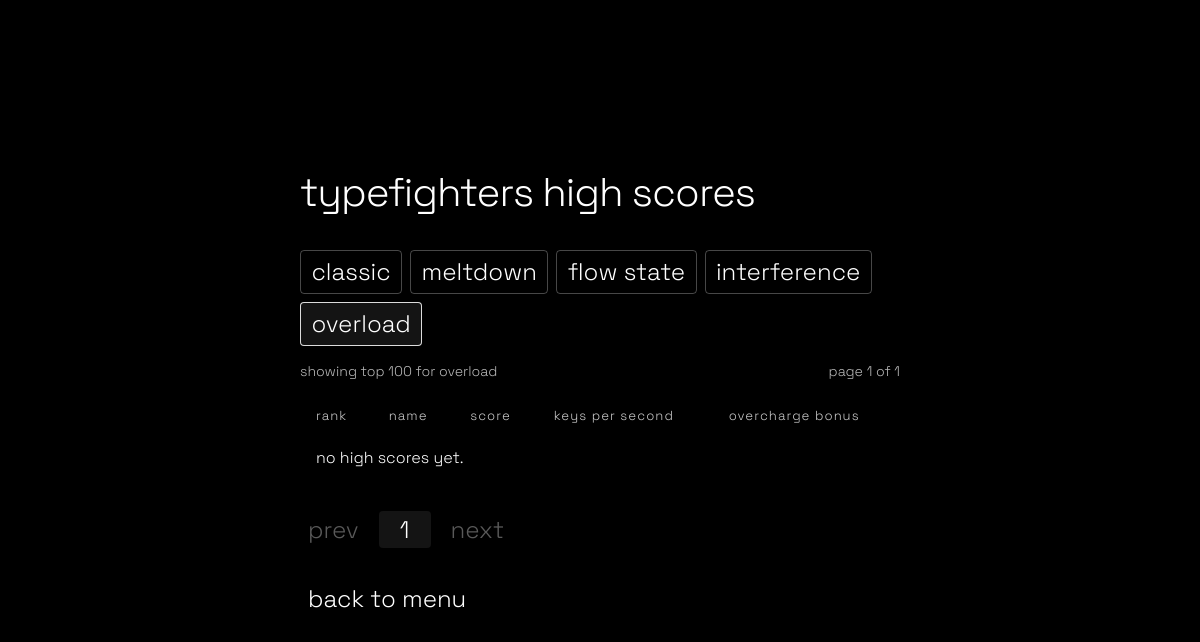
The page /highscores?mode=overload&page=1 on the database as committed earlier.
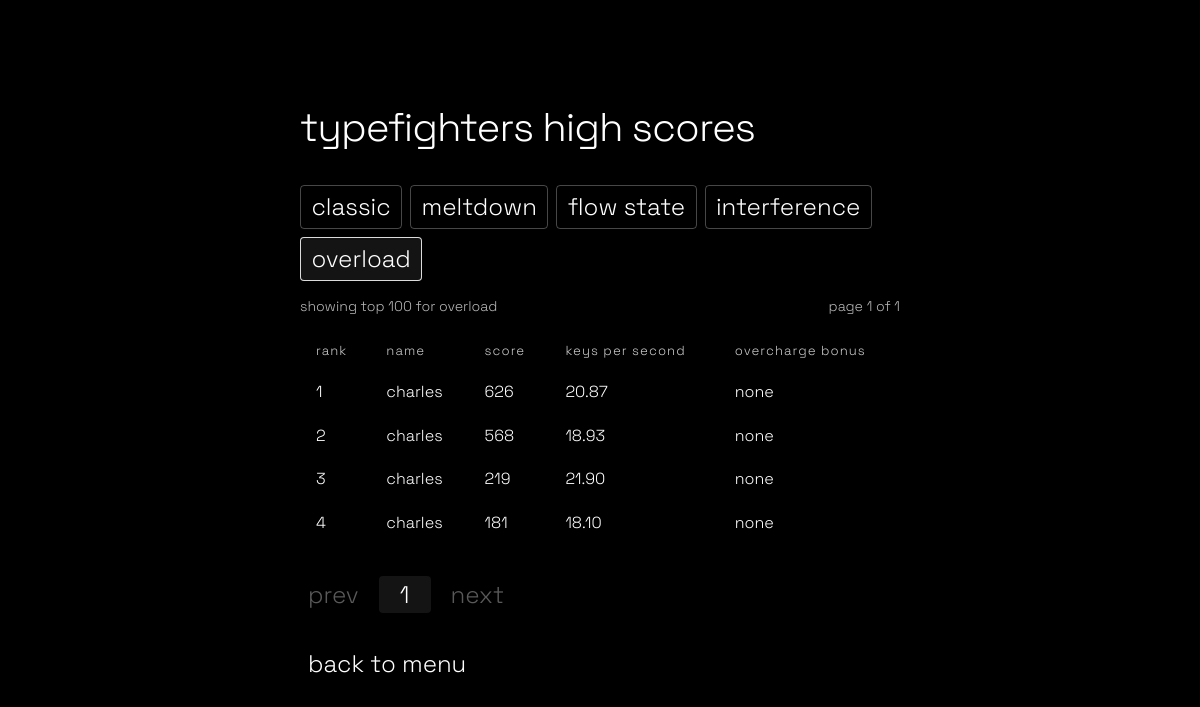
The same page on the database as committed later.
### models.py (models this page shows, shortened)
class HighScore(db.Model):
    id = db.Column(db.Integer, primary_key=True)
    name = db.Column(db.String(50), nullable=False)
    game_mode = db.Column(db.String(20), nullable=False, default='Classic')
    score = db.Column(db.Integer, nullable=False)
    avg_speed = db.Column(db.Float, nullable=False)
    words_typed = db.Column(db.Integer, nullable=False)
    final_stats_json = db.Column(db.Text, nullable=False, default='[]')
    created_at = db.Column(db.DateTime, default=datetime.utcnow)

### app.py (the view)
@app.route('/highscores')
def highscores():
    mode_tabs = [
        ('classic', 'Classic'),
        ('meltdown', 'Meltdown'),
        ('flow-state', 'Flow State'),
        ('interference', 'Interference'),
        ('overload', 'Overload')
    ]
    selected_mode = (request.args.get('mode') or 'classic').strip().lower()
    if selected_mode not in {slug for slug, _ in mode_tabs}:
        selected_mode = 'classic'
    page = _coerce_int(request.args.get('page'), 1)
    if page < 1:
        page = 1
    query = HighScore.query.filter(HighScore.game_mode == MODE_LABEL_MAP[selected_mode])
    all_scores = query.order_by(HighScore.score.desc(), HighScore.created_at.desc()).limit(100).all()
    page_size = 10
    total_scores = len(all_scores)
    total_pages = max(1, math.ceil(total_scores / page_size))
    if page > total_pages:
        page = total_pages
    start_index = (page - 1) * page_size
    scores = all_scores[start_index:start_index + page_size]
    stat_headers = build_final_stats(MODE_LABEL_MAP[selected_mode], {})
    stat_labels = [header['label'] for header in stat_headers]
    leaderboard_rows = []
    for index, row in enumerate(scores, start=start_index + 1):
        try:
            final_stats = json.loads(row.final_stats_json or '[]')
        except (TypeError, ValueError):
            final_stats = []
        if not final_stats:
            final_stats = build_final_stats(row.game_mode, row.to_dict())
        stat_map = {}
        for stat in final_stats:
            if isinstance(stat, dict) and 'label' in stat and 'value' in stat:
                stat_map[str(stat['label'])] = str(stat['value'])
        normalized_stats = []
        for label in stat_labels:
            normalized_stats.append({
                'label': label,
                'value': stat_map.get(label, '-')
            })
        leaderboard_rows.append({
            'rank': index,
            'score': row,
            'final_stats': normalized_stats
        })
    return render_template(
        'highscores.html',
        leaderboard_rows=leaderboard_rows,
        selected_mode=selected_mode,
        selected_mode_label=MODE_LABEL_MAP[selected_mode],
        mode_tabs=mode_tabs,
        stat_headers=stat_headers,
        page=page,
        total_pages=total_pages,
        total_scores=total_scores
    )

### app.py (called while the page is built, shortened)
def _coerce_int(value, default=0):
    try:
        return int(round(float(value)))
    except (TypeError, ValueError):
        return default

def _coerce_float(value, default=0.0):
    try:
        return float(value)
    except (TypeError, ValueError):
        return default

def build_final_stats(game_mode, payload, mode_stats=None):
    mode_name = str(game_mode or 'Classic').strip()
    data = mode_stats if isinstance(mode_stats, dict) else payload
    if mode_name == 'Meltdown':
        return [
            {'label': 'words cleared', 'value': str(_coerce_int(data.get('total_attempts') or data.get('words_cleared')))}
        ]
    if mode_name == 'Overload':
        keys_per_second = _coerce_float(data.get('keys_per_second'))
        bonus_multiplier = _coerce_int(data.get('bonus_multiplier'), 1)
        return [
            {'label': 'keys per second', 'value': f'{keys_per_second:.2f}'},
            {'label': 'overcharge bonus', 'value': f'x{bonus_multiplier} active' if bonus_multiplier > 1 else 'none'}
        ]

### templates/highscores.html
{% extends "base.html" %}
{% block content %}
<div class="highscores-layout">
    <div class="menu-title">typefighters high scores</div>
    <div class="score-tabs">
        {% for slug, label in mode_tabs %}
        <a class="menu-link score-tab{% if selected_mode == slug %} score-tab-active{% endif %}" href="{{ url_for('highscores', mode=slug, page=1) }}">{{ label }}</a>
        {% endfor %}
    </div>
    <div class="highscores-meta">
        <div class="highscores-meta-item">showing top 100 for {{ selected_mode_label }}</div>
        <div class="highscores-meta-item">page {{ page }} of {{ total_pages }}</div>
    </div>
    <div class="responsive-table highscores-table-wrap">
        <table>
            <thead>
                <tr>
                    <th>rank</th>
                    <th>name</th>
                    <th>score</th>
                    {% for header in stat_headers %}
                    <th>{{ header.label }}</th>
                    {% endfor %}
                </tr>
            </thead>
            <tbody>
                {% for item in leaderboard_rows %}
                <tr>
                    <td>{{ item.rank }}</td>
                    <td>{{ item.score.name }}</td>
                    <td>{{ item.score.score }}</td>
                    {% for stat in item.final_stats %}
                    <td>{{ stat.value }}</td>
                    {% endfor %}
                </tr>
                {% else %}
                <tr>
                    <td colspan="{{ 3 + stat_headers|length }}" class="text-center">no high scores yet.</td>
                </tr>
                {% endfor %}
            </tbody>
        </table>
    </div>
    <div class="score-pagination">
        <a class="menu-link score-page-link{% if page <= 1 %} is-disabled{% endif %}" href="{{ url_for('highscores', mode=selected_mode, page=page-1) if page > 1 else '#' }}">prev</a>
        <div class="score-page-numbers">
            {% for page_number in range(1, total_pages + 1) %}
            <a class="menu-link score-page-number{% if page_number == page %} score-page-number-active{% endif %}" href="{{ url_for('highscores', mode=selected_mode, page=page_number) }}">{{ page_number }}</a>
            {% endfor %}
        </div>
        <a class="menu-link score-page-link{% if page >= total_pages %} is-disabled{% endif %}" href="{{ url_for('highscores', mode=selected_mode, page=page+1) if page < total_pages else '#' }}">next</a>
    </div>
    <button class="menu-link" onclick="window.location.href='{{ url_for('menu') }}'">back to menu</button>
</div>
{% endblock %}

### templates/base.html (shortened to what this page needs)
<!DOCTYPE html>
<html lang="en">
<head>
    <link rel="stylesheet" href="{{ url_for('static', filename='styles.css') }}?v=20260419b">
</head>
<body class="{% block body_class %}{% endblock %}">
    <div id="page-root">
        <div class="center-root">
            <div class="center-content">
                {% block content %}{% endblock %}
            </div>
        </div>
    </div>
</body>
</html>

### static/styles.css (style rules this page uses)
body { background: #000; color: #fff; font-family: 'Space Grotesk', 'Fira Mono', 'Consolas', 'Menlo', monospace; min-height: 100vh; margin: 0; height: 100vh; width: 100vw; overflow-x: hidden; font-weight: 300; text-transform: lowercase; }
.center-root { min-height: 100vh; min-width: 100vw; display: flex; align-items: center; justify-content: center; }
.center-content { display: flex; flex-direction: column; align-items: flex-start; justify-content: center; width: 100%; max-width: 600px; margin: 0 auto; opacity: 0; animation: slideFadeIn 1s cubic-bezier(0.4,0,0.2,1) forwards; }
.menu-title { font-size: 2.5rem; font-weight: 300; margin-bottom: 2rem; letter-spacing: -1px; text-align: left; color: #fff; font-family: 'Space Grotesk', sans-serif; text-transform: lowercase; }
.menu-link { display: block; color: #333; background: none; border: none; font-size: 1.5rem; font-family: 'Space Grotesk', sans-serif; margin: 1rem 0; text-align: left; cursor: pointer; text-decoration: none; outline: none; border-radius: 4px; padding: 0.2rem 0.5rem; transition: color 0.2s; font-weight: 300; text-transform: lowercase; }
.menu-link, .menu-link:visited { color: #fff; }
.score-tab { margin: 0; padding: 0.35rem 0.65rem; border: 1px solid rgba(255, 255, 255, 0.28); }
.score-tab.score-tab-active { border-color: rgba(255, 255, 255, 0.85); background: rgba(255, 255, 255, 0.08); }
.score-tabs { display: flex; gap: 0.5rem; flex-wrap: wrap; margin-bottom: 1rem; }
.highscores-layout { width: 100%; }
.highscores-meta { display: flex; justify-content: space-between; gap: 1rem; margin: 0.15rem 0 1rem 0; font-size: 0.88rem; opacity: 0.72; }
.highscores-table-wrap { margin-bottom: 1rem; }
.highscores-table-wrap table th, .highscores-table-wrap table td { padding: 0.55rem 0.4rem; border-bottom: 1px solid rgba(255, 255, 255, 0.12); text-align: left; vertical-align: top; }
.highscores-table-wrap table thead th { border-bottom-color: rgba(255, 255, 255, 0.42); font-size: 0.82rem; letter-spacing: 0.08em; opacity: 0.8; }
.score-pagination { display: flex; align-items: center; gap: 0.75rem; flex-wrap: wrap; margin-bottom: 1rem; }
.score-page-numbers { display: flex; gap: 0.35rem; flex-wrap: wrap; }
.score-page-number, .score-page-link { min-width: 2.25rem; text-align: center; }
.score-page-number-active { border-color: rgba(255, 255, 255, 0.85); background: rgba(255, 255, 255, 0.08); }
.score-page-link.is-disabled { opacity: 0.35; pointer-events: none; }
a, .link-btn { color: #fff; text-decoration: none; cursor: pointer; font-size: 1.1rem; margin: 0.5rem 0; background: none; border: none; padding: 0; font-family: 'Space Grotesk', sans-serif; text-align: left; font-weight: 300; text-transform: lowercase; }
th, td { border: none !important; padding: 0.7rem 1rem !important; text-align: left; color: #fff; background: none; font-family: 'Space Grotesk', sans-serif; font-weight: 300; text-transform: lowercase; }
::placeholder { color: #aaa; }
.responsive-table { width: 100%; }
.responsive-table table { width: 100%; border-collapse: collapse; }

### templates/base.html (style rules this page uses)
.slide-fade-in { animation: slideFadeIn 1s cubic-bezier(0.4,0,0.2,1) forwards; }

Rows that differ between the two databases and show on the page:
added HighScore: score.name "charles", score.score "626"
added HighScore: score.name "charles", score.score "568"
added HighScore: score.name "charles", score.score "219"
added HighScore: score.name "charles", score.score "181"
Other text that changed with them:
new list line: "1 20.87 none"
new list line: "2 18.93 none"
new list line: "3 21.90 none"
new list line: "4 18.10 none"
text no longer shown: "no high scores yet."
